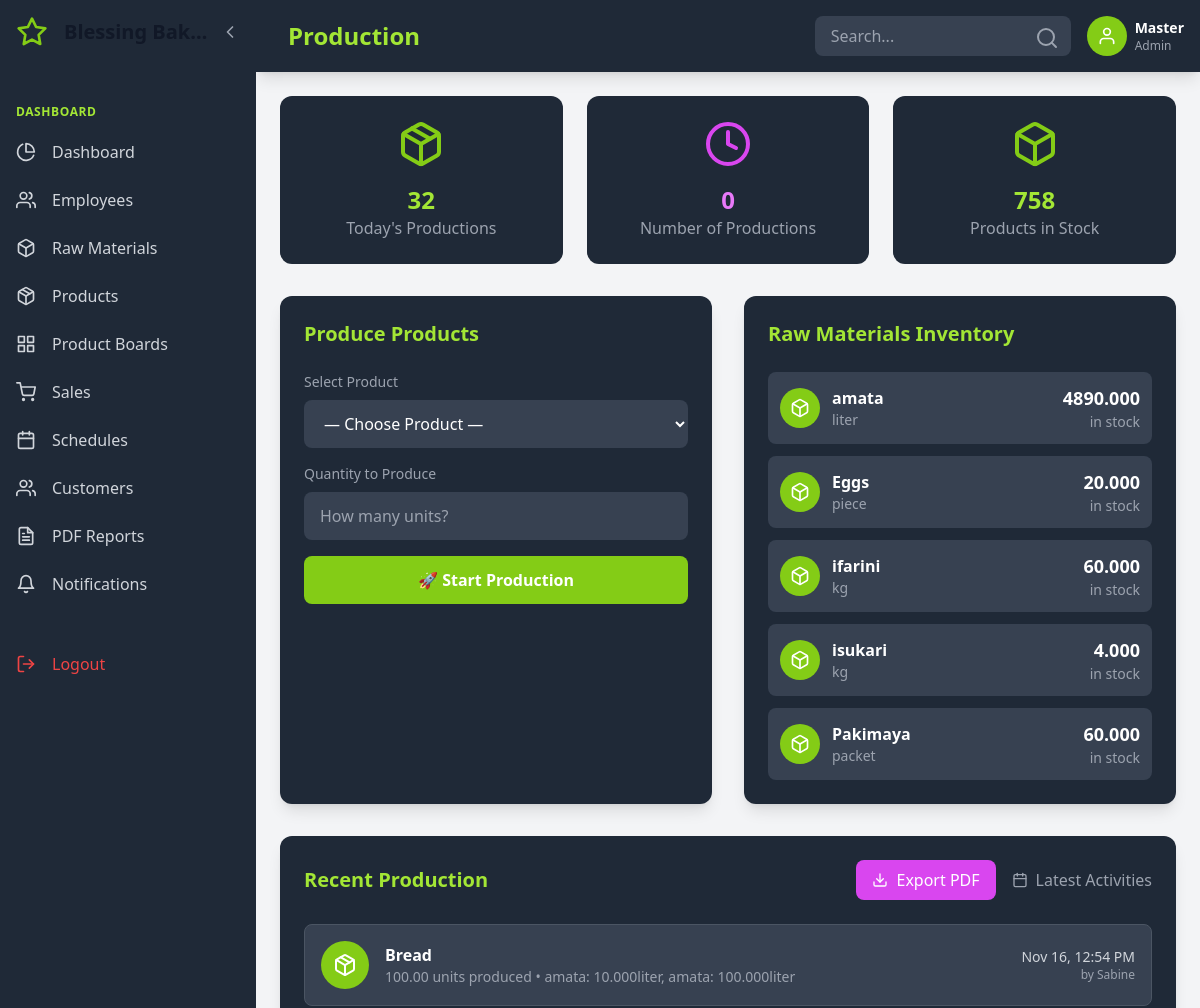
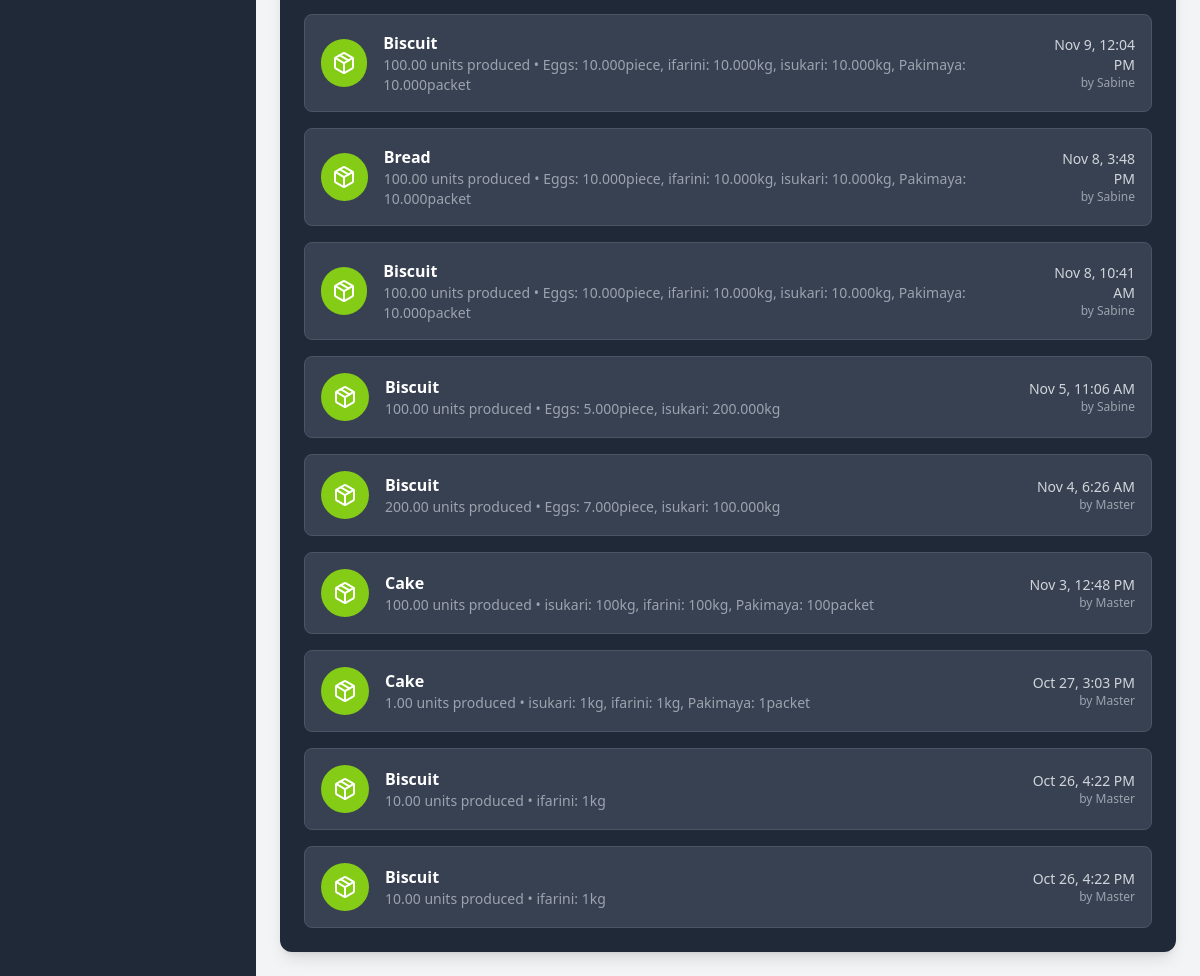
Page /?page=production (signed in) on the earlier database version (2 pictures, top to bottom).
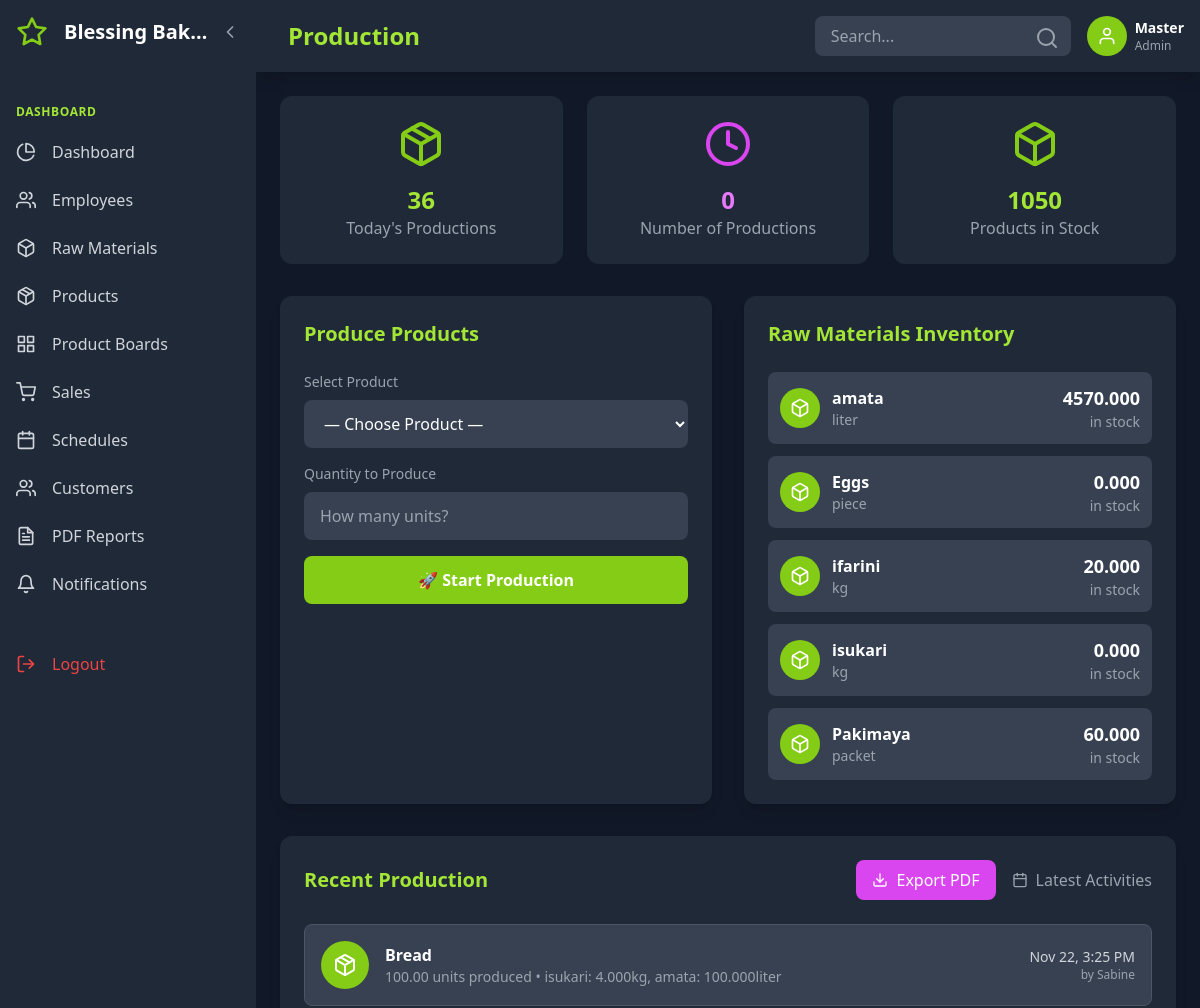
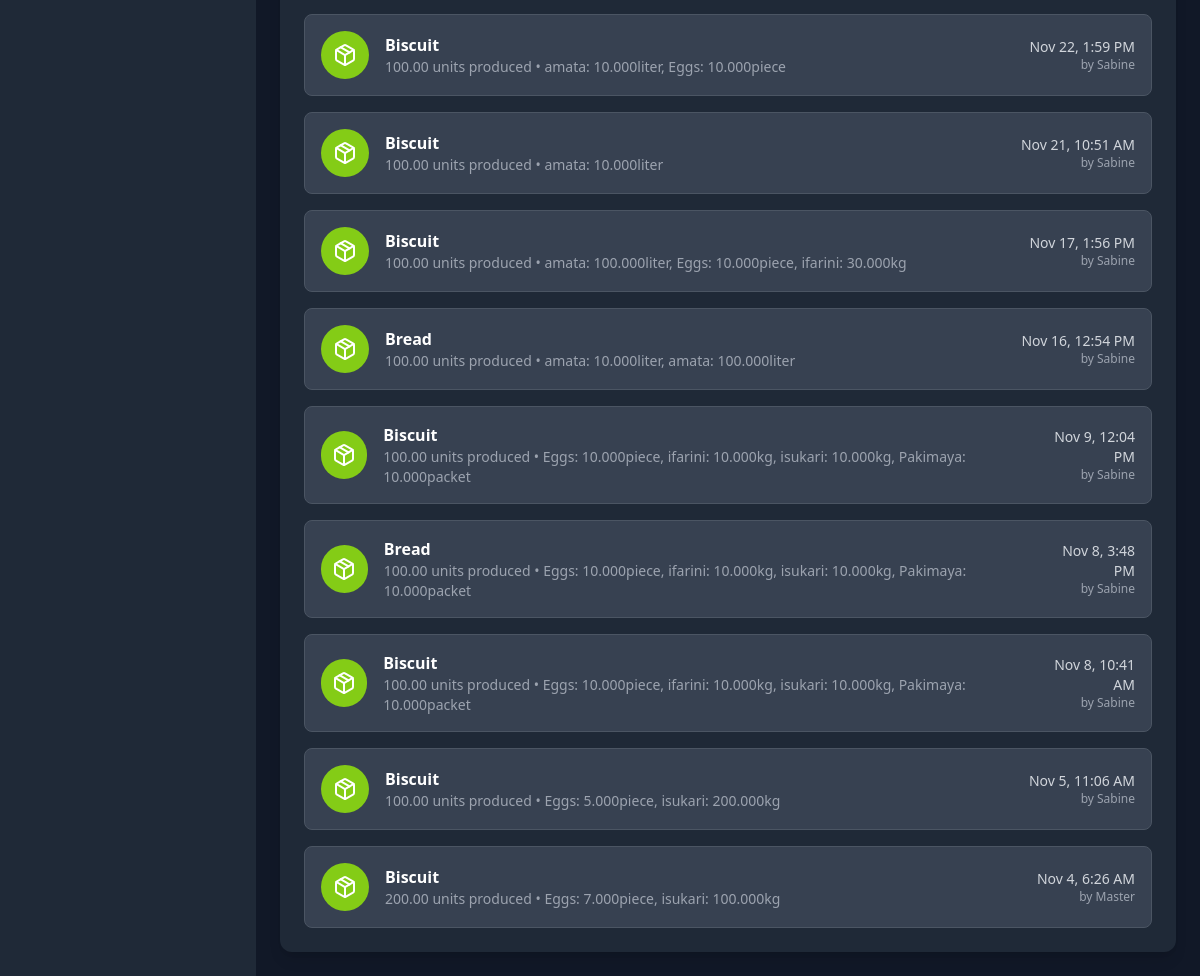
Same page on the later database version (2 pictures, top to bottom).
### tables this page shows
CREATE TABLE `raw_materials` (
  `id` int(11) NOT NULL,
  `name` varchar(150) NOT NULL,
  `unit` varchar(20) DEFAULT NULL,
  `category` varchar(100) DEFAULT NULL,
  `unit_cost` decimal(10,4) DEFAULT 0.0000,
  `stock_quantity` decimal(12,3) DEFAULT 0.000,
  `low_threshold` decimal(12,3) DEFAULT 0.000,
  `supplier_id` int(11) DEFAULT NULL,
  `last_purchase_date` datetime DEFAULT NULL,
  `created_at` datetime DEFAULT current_timestamp()
);

CREATE TABLE `production` (
  `id` int(11) NOT NULL,
  `product_id` int(11) NOT NULL,
  `quantity_produced` decimal(10,2) NOT NULL,
  `raw_materials_used` text NOT NULL,
  `created_by` int(11) DEFAULT NULL,
  `created_at` timestamp NOT NULL DEFAULT current_timestamp()
);

CREATE TABLE `products` (
  `id` int(11) NOT NULL,
  `name` varchar(150) NOT NULL,
  `sku` varchar(80) DEFAULT NULL,
  `price` decimal(10,2) DEFAULT 0.00,
  `unit` varchar(20) DEFAULT NULL,
  `created_at` datetime DEFAULT current_timestamp(),
  `stock` int(11) NOT NULL DEFAULT 0
);

CREATE TABLE `users` (
  `id` int(11) NOT NULL,
  `username` varchar(50) NOT NULL,
  `email` varchar(150) DEFAULT NULL,
  `phone` varchar(20) DEFAULT NULL,
  `password` varchar(255) NOT NULL,
  `role` enum('admin','manager','staff') DEFAULT 'staff',
  `created_at` datetime DEFAULT current_timestamp()
);

CREATE TABLE `system_settings` (
  `id` int(11) NOT NULL,
  `business_name` varchar(255) DEFAULT 'Bakery Management System',
  `currency` varchar(10) DEFAULT 'Frw',
  `timezone` varchar(50) DEFAULT 'Africa/Kigali',
  `date_format` varchar(20) DEFAULT 'Y-m-d',
  `low_stock_threshold` int(11) DEFAULT 10,
  `updated_at` datetime DEFAULT current_timestamp() ON UPDATE current_timestamp()
);

### public/index.php (called while the page is built, shortened)
<?php
require __DIR__ . '/../config/config.php';
$isAjax = (
    (!empty($_SERVER['HTTP_X_REQUESTED_WITH']) && strtolower($_SERVER['HTTP_X_REQUESTED_WITH']) === 'xmlhttprequest')
);
$page = $_GET['page'] ?? 'home';
$logged_in = isset($_SESSION['user_id']);
$admin_only_pages = ['dashboard','employees','employee_create','raw_materials','products','schedules','admin_reports','reports','material_orders','suppliers','supplier_trips'];
$employee_pages = ['product_boards','production','sales','employee_reports','customers'];
$common_pages = ['notifications','profile','change_password','logout','exports_pdf','export_page_pdf','exports_csv','quick_csv_export','export_schedule','settings'];
$public_pages = ['home','login'];
$dashboard_pages = array_merge($admin_only_pages, $employee_pages, $common_pages);
$dashboard_pages = array_diff($dashboard_pages, ['logout', 'exports_pdf', 'export_page_pdf', 'exports_csv', 'quick_csv_export', 'export_schedule']);
if ($page === 'exports_pdf' && $logged_in) {
    ob_end_clean();
    include __DIR__ . '/../app/controllers/exports_pdf.php';
} else if ($page === 'export_page_pdf' && $logged_in) {
    ob_end_clean();
    include __DIR__ . '/../app/controllers/export_page_pdf.php';
} else if ($page === 'exports_csv' && $logged_in) {
    ob_end_clean();
    include __DIR__ . '/../app/controllers/exports_csv.php';
} else if ($page === 'quick_csv_export' && $logged_in) {
    ob_end_clean();
    include __DIR__ . '/../app/controllers/quick_csv_export.php';
} else if ($page === 'export_schedule' && $logged_in) {
    ob_end_clean();
    include __DIR__ . '/../app/controllers/export_schedule.php';
} else if (in_array($page, $dashboard_pages) && $logged_in) {
    if ($isAjax) {
        include __DIR__ . '/../app/controllers/' . $page . '.php';
    } else {
        include __DIR__ . '/../app/views/header.php';
        include __DIR__ . '/../app/controllers/' . $page . '.php';
        include __DIR__ . '/../app/views/footer.php';
    }
} else if (in_array($page, $public_pages)) {
    if ($page === 'home') {
        include __DIR__ . '/../app/controllers/home.php';
    } else {
        include __DIR__ . '/../app/views/public_header.php';
        include __DIR__ . '/../app/controllers/' . $page . '.php';
        include __DIR__ . '/../app/views/public_footer.php';
    }
}
?>

### app/controllers/production.php (called while the page is built, shortened)
<?php
require_once __DIR__ . '/../../config/config.php';
$raw_materials = $conn->query("SELECT id, name, stock_quantity, unit FROM raw_materials ORDER BY name")->fetchAll(PDO::FETCH_ASSOC);
$recent_production = $conn->query("
    SELECT p.*, pr.name as product_name, u.username
    FROM production p
    LEFT JOIN products pr ON p.product_id = pr.id
    LEFT JOIN users u ON p.created_by = u.id
    ORDER BY p.created_at DESC
    LIMIT 10
")->fetchAll(PDO::FETCH_ASSOC);
$total_production = $conn->query("SELECT COUNT(*) FROM production")->fetchColumn();
$toal_stock = $conn->query("SELECT SUM(stock) FROM products")->fetchColumn() ?? 0;
include __DIR__ . '/../views/production.php';
?>

### app/helpers/i18n.php (called while the page is built, shortened)
<?php
if (!function_exists('t')) {
    function t(string $key): string
    {
        $language = $_SESSION['language'] ?? 'en';
        if (isset($translations[$language][$key])) {
            return $translations[$language][$key];
        }
        return $key;
    }
}

### app/views/production.php (the view, shortened to what the changed rows need)
<div class="grid grid-cols-1 md:grid-cols-2 lg:grid-cols-3 gap-6 mb-8">
    <div class="bg-gray-800 rounded-xl p-6 text-center">
        <i data-feather="package" class="w-12 h-12 text-lime-500 mx-auto mb-4"></i>
        <h3 class="text-2xl font-bold text-lime-400"><?= number_format($total_production) ?></h3>
        <p class="text-gray-400">Today's Productions</p>
    </div>
    <div class="bg-gray-800 rounded-xl p-6 text-center">
        <i data-feather="box" class="w-12 h-12 text-lime-500 mx-auto mb-4"></i>
        <h3 class="text-2xl font-bold text-lime-400"><?= $toal_stock ?></h3>
        <p class="text-gray-400">Products in Stock</p>
    </div>
</div>
<div class="grid grid-cols-1 lg:grid-cols-2 gap-8 mb-8">
    <div class="bg-gray-800 rounded-xl p-6 shadow-lg">
        <div class="space-y-3">
            <?php foreach ($raw_materials as $material): ?>
                <div class="flex justify-between items-center p-3 bg-gray-700 rounded-lg">
                    <div class="flex items-center space-x-3">
                        <div class="w-10 h-10 bg-lime-500 rounded-full flex items-center justify-center">
                            <i data-feather="box" class="w-5 h-5 text-white"></i>
                        </div>
                        <div>
                            <p class="text-white font-semibold"><?= htmlspecialchars($material['name']) ?></p>
                            <p class="text-gray-400 text-sm"><?= htmlspecialchars($material['unit']) ?></p>
                        </div>
                    </div>
                    <div class="text-right">
                        <p class="text-white font-bold text-lg"><?= htmlspecialchars($material['stock_quantity']) ?></p>
                        <p class="text-gray-400 text-sm">in stock</p>
                    </div>
                </div>
            <?php endforeach; ?>
        </div>
    </div>
</div>
<div class="bg-gray-800 rounded-xl p-6 shadow-lg">
    <?php if (!empty($recent_production)): ?>
        <div class="space-y-4">
            <?php foreach ($recent_production as $production): ?>
                <div class="flex items-center justify-between p-4 bg-gray-700 rounded-lg border border-gray-600">
                    <div class="flex items-center space-x-4">
                        <div class="w-12 h-12 bg-lime-500 rounded-full flex items-center justify-center">
                            <i data-feather="package" class="w-6 h-6 text-white"></i>
                        </div>
                        <div>
                            <p class="text-white font-semibold"><?= htmlspecialchars($production['product_name']) ?></p>
                            <p class="text-gray-400 text-sm">
                                <?= $production['quantity_produced'] ?> units produced
                                <?php if ($production['raw_materials_used']): ?>
                                    • <?= htmlspecialchars($production['raw_materials_used']) ?>
                                <?php endif; ?>
                            </p>
                        </div>
                    </div>
                    <div class="text-right">
                        <p class="text-gray-300 text-sm"><?= date('M j, g:i A', strtotime($production['created_at'])) ?></p>
                        <p class="text-gray-400 text-xs">by <?= htmlspecialchars($production['username'] ?? 'System') ?></p>
                    </div>
                </div>
            <?php endforeach; ?>
        </div>
    <?php endif; ?>
</div>

### app/views/header.php (shortened to what the changed rows need)
<?php
    $user = $_SESSION['user_id'] ?? null;
    $user_role = $_SESSION['role'] ?? 'employee';
    $user_name = $_SESSION['username'] ?? 'User';
    $current_page = $_GET['page'] ?? 'dashboard';
    $theme = $_SESSION['theme'] ?? 'dark';
    $language = $_SESSION['language'] ?? 'en';
if ($user):
?>
<!DOCTYPE html>
<html lang="<?= htmlspecialchars($language) ?>" class="<?= $theme === 'dark' ? 'dark' : '' ?>">
<head>
    <script src="https://cdn.tailwindcss.com"></script>
</head>
<body class="<?= $theme === 'dark' ? 'bg-gray-900 text-white' : 'bg-gray-100 text-gray-900' ?> min-h-screen flex">
    <div id="sidebar" class="sidebar sidebar-expanded bg-gray-800 fixed h-full overflow-hidden z-50">
        <div class="p-4 flex items-center justify-between">
            <div class="flex items-center min-w-0">
                <i data-feather="star" class="text-lime-500 w-8 h-8 flex-shrink-0"></i>
                <span class="logo-text ml-4 text-xl font-bold truncate"><?php echo $conn->query("SELECT business_name FROM system_settings LIMIT 1")->fetchColumn(); ?></span>
            </div>
            <button id="sidebarToggle" class="text-gray-400 hover:text-white ml-2 flex-shrink-0">
                <i data-feather="chevron-left" class="w-5 h-5 sidebar-toggle-icon"></i>
            </button>
        </div>
        <nav class="mt-8">
            <?php if ($user_role === 'admin'): ?>
                <div class="px-4 py-2 text-xs font-semibold text-lime-400 uppercase tracking-wider">
                    <span class="nav-item-text"><?= t('dashboard') ?></span>
                </div>
                <a href="?page=dashboard" class="nav-item flex items-center px-4 py-3 text-gray-300 hover:bg-gray-700 hover:text-lime-400 transition-colors <?= $current_page === 'dashboard' ? 'bg-gray-700 text-lime-400' : '' ?>">
                    <i data-feather="pie-chart" class="w-5 h-5 flex-shrink-0"></i>
                    <span class="nav-item-text ml-4 truncate"><?= t('dashboard') ?></span>
                </a>
                <a href="?page=employees" class="nav-item flex items-center px-4 py-3 text-gray-300 hover:bg-gray-700 hover:text-lime-400 transition-colors <?= $current_page === 'employees' ? 'bg-gray-700 text-lime-400' : '' ?>">
                    <i data-feather="users" class="w-5 h-5 flex-shrink-0"></i>
                    <span class="nav-item-text ml-4 truncate"><?= t('employees') ?></span>
                </a>
                <a href="?page=raw_materials" class="nav-item flex items-center px-4 py-3 text-gray-300 hover:bg-gray-700 hover:text-lime-400 transition-colors <?= $current_page === 'raw_materials' ? 'bg-gray-700 text-lime-400' : '' ?>">
                    <i data-feather="box" class="w-5 h-5 flex-shrink-0"></i>
                    <span class="nav-item-text ml-4 truncate"><?= t('raw_materials') ?></span>
                </a>
                <a href="?page=products" class="nav-item flex items-center px-4 py-3 text-gray-300 hover:bg-gray-700 hover:text-lime-400 transition-colors <?= $current_page === 'products' ? 'bg-gray-700 text-lime-400' : '' ?>">
                    <i data-feather="package" class="w-5 h-5 flex-shrink-0"></i>
                    <span class="nav-item-text ml-4 truncate"><?= t('products') ?></span>
                </a>
                <a href="?page=product_boards" class="nav-item flex items-center px-4 py-3 text-gray-300 hover:bg-gray-700 hover:text-lime-400 transition-colors <?= $current_page === 'product_boards' ? 'bg-gray-700 text-lime-400' : '' ?>">
                    <i data-feather="grid" class="w-5 h-5 flex-shrink-0"></i>
                    <span class="nav-item-text ml-4 truncate"><?= t('product_boards') ?></span>
                </a>
                <a href="?page=suppliers" class="nav-item flex items-center px-4 py-3 text-gray-300 hover:bg-gray-700 hover:text-fuchsia-400 transition-colors <?= $current_page === 'sales' ? 'bg-gray-700 text-fuchsia-400' : '' ?>">
                    <i data-feather="shopping-cart" class="w-5 h-5 flex-shrink-0"></i>
                    <span class="nav-item-text ml-4 truncate"><?= t('sales') ?></span>
                <a href="?page=schedules" class="nav-item flex items-center px-4 py-3 text-gray-300 hover:bg-gray-700 hover:text-lime-400 transition-colors <?= $current_page === 'schedules' ? 'bg-gray-700 text-lime-400' : '' ?>">
                    <i data-feather="calendar" class="w-5 h-5 flex-shrink-0"></i>
                    <span class="nav-item-text ml-4 truncate"><?= t('schedules') ?></span>
                </a>
                <a href="?page=customers" class="nav-item flex items-center px-4 py-3 text-gray-300 hover:bg-gray-700 hover:text-lime-400 transition-colors <?= $current_page === 'customers' ? 'bg-gray-700 text-lime-400' : '' ?>">
                    <i data-feather="users" class="w-5 h-5 flex-shrink-0"></i>
                    <span class="nav-item-text ml-4 truncate"><?= t('customers') ?></span>
                </a>
                <a href="?page=admin_reports" class="nav-item flex items-center px-4 py-3 text-gray-300 hover:bg-gray-700 hover:text-lime-400 transition-colors <?= $current_page === 'admin_reports' ? 'bg-gray-700 text-lime-400' : '' ?>">
                    <i data-feather="file-text" class="w-5 h-5 flex-shrink-0"></i>
                    <span class="nav-item-text ml-4 truncate"><?= t('admin_reports') ?></span>
                </a>
                <a href="?page=notifications" class="nav-item flex items-center px-4 py-3 text-gray-300 hover:bg-gray-700 hover:text-lime-400 transition-colors <?= $current_page === 'notifications' ? 'bg-gray-700 text-lime-400' : '' ?>">
                    <i data-feather="bell" class="w-5 h-5 flex-shrink-0"></i>
                    <span class="nav-item-text ml-4 truncate"><?= t('notifications') ?></span>
                </a>
            <?php endif; ?>
            <a href="?page=logout" class="nav-item flex items-center px-4 py-3 text-red-500 hover:bg-gray-700 hover:text-red-400 transition-colors mt-8">
                <i data-feather="log-out" class="w-5 h-5 flex-shrink-0"></i>
                <span class="nav-item-text ml-4 truncate"><?= t('logout') ?></span>
            </a>
        </nav>
    </div>
    <div id="mainContent" class="main-content main-expanded flex-1 transition-all duration-300">
        <header class="bg-gray-800 shadow-lg p-4 flex justify-between items-center">
            <div class="flex items-center space-x-4">
                <h1 class="text-2xl font-bold text-lime-400 capitalize"><?= str_replace('_', ' ', $current_page) ?></h1>
            </div>
            <div class="flex items-center space-x-4">
                <div class="relative hidden md:block">
                    <input type="text" placeholder="Search..." class="bg-gray-700 text-white px-4 py-2 rounded-lg focus:outline-none focus:ring-2 focus:ring-lime-500 w-64">
                    <i data-feather="search" class="absolute right-3 top-2.5 text-gray-400"></i>
                </div>
                <div class="flex items-center space-x-2">
                    <a href="?page=settings">
                        <div class="w-10 h-10 <?= $user_role === 'admin' ? 'bg-lime-500' : 'bg-fuchsia-500' ?> rounded-full flex items-center justify-center">
                            <i data-feather="user" class="w-5 h-5 text-white"></i>
                        </div>
                    </a>
                    <div class="hidden sm:block">
                        <p class="text-white font-semibold text-sm"><?= htmlspecialchars($user_name) ?></p>
                        <p class="text-gray-400 text-xs capitalize"><?= htmlspecialchars($user_role) ?></p>
                    </div>
                </div>
            </div>
        </header>
        <main class="p-6">
<?php else: ?>
<?php endif; ?>

Differences in the rows shown:
no longer on this page (row unchanged): production: product.name "Cake", quantity_produced "100.00", raw_materials_used "isukari: 100kg, ifarini: 100kg, Pakimaya: 100packet", created_at "Nov 3, 12:48 PM", created_by.username "Master"
no longer on this page (row unchanged): production: product.name "Cake", quantity_produced "1.00", raw_materials_used "isukari: 1kg, ifarini: 1kg, Pakimaya: 1packet", created_at "Oct 27, 3:03 PM", created_by.username "Master"
no longer on this page (row unchanged): production: product.name "Biscuit", quantity_produced "10.00", raw_materials_used "ifarini: 1kg", created_at "Oct 26, 4:22 PM", created_by.username "Master"
no longer on this page (row unchanged): production: product.name "Biscuit", quantity_produced "10.00", raw_materials_used "ifarini: 1kg", created_at "Oct 26, 4:22 PM", created_by.username "Master"
now on this page (row unchanged): system_settings: business_name "Blessing Bak…"
changed raw_materials "amata": stock_quantity "4890.000" → "4570.000"
changed raw_materials "Eggs": stock_quantity "20.000" → "0.000"
changed raw_materials "ifarini": stock_quantity "60.000" → "20.000"
changed raw_materials "isukari": stock_quantity "4.000" → "0.000"
added production: product.name "Bread", quantity_produced "100.00", raw_materials_used "isukari: 4.000kg, amata: 100.000liter", created_at "Nov 22, 3:25 PM", created_by.username "Sabine"
added production: product.name "Biscuit", quantity_produced "100.00", raw_materials_used "amata: 10.000liter, Eggs: 10.000piece", created_at "Nov 22, 1:59 PM", created_by.username "Sabine"
added production: product.name "Biscuit", quantity_produced "100.00", raw_materials_used "amata: 10.000liter", created_at "Nov 21, 10:51 AM", created_by.username "Sabine"
added production: product.name "Biscuit", quantity_produced "100.00", raw_materials_used "amata: 100.000liter, Eggs: 10.000piece, ifarini: 30.000kg", created_at "Nov 17, 1:56 PM", created_by.username "Sabine"
Other differences:
$total_production: "32" → "36"
$toal_stock: "758" → "1050"
